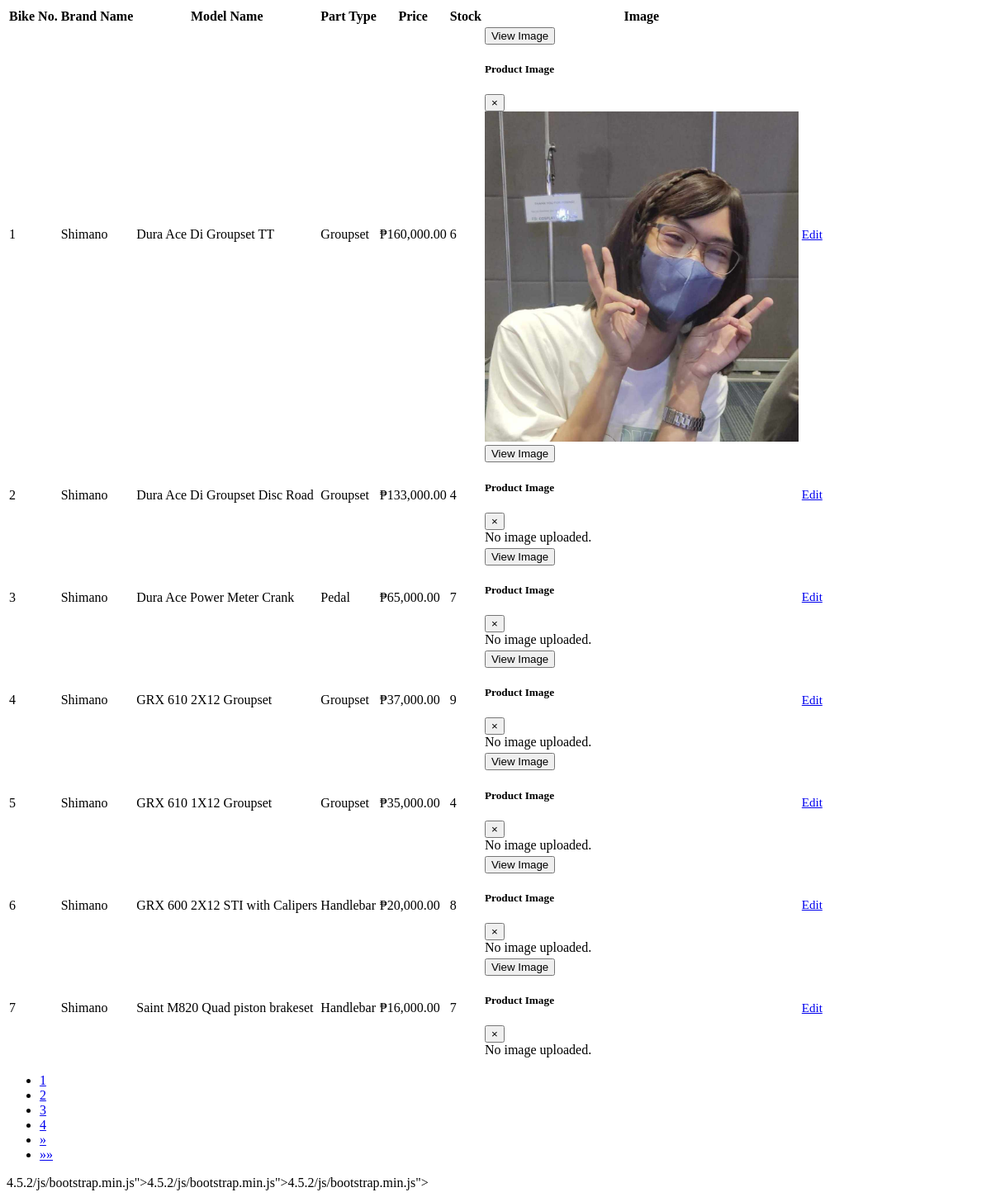
Page /modules/products_list.php on the committed database.
### tables this page shows
CREATE TABLE `bikes` (
  `id` int(10) NOT NULL,
  `brand` varchar(255) NOT NULL,
  `model` varchar(255) NOT NULL,
  `part` varchar(255) NOT NULL,
  `type` varchar(255) NOT NULL,
  `price` int(10) NOT NULL,
  `stock` int(10) NOT NULL,
  `image` varchar(255) NOT NULL
);

### modules/products_list.php (the view, shortened to what this page needs)
<?php
include("dbconi.php");
$items_per_page = 7;
$page = isset($_POST['pagenum']) ? (int)$_POST['pagenum'] : 1;
$offset = ($page - 1) * $items_per_page;
$search = isset($_POST['txtsearch']) ? mysqli_real_escape_string($dbc, $_POST['txtsearch']) : '';
$query = "SELECT * FROM bikes WHERE (brand LIKE '$search%' OR model LIKE '$search%' OR part LIKE '$search%') LIMIT $offset, $items_per_page";
$result = mysqli_query($dbc, $query);
$total_query = "SELECT COUNT(*) as total FROM bikes WHERE (brand LIKE '$search%' OR model LIKE '$search%' OR part LIKE '$search%')";
$total_result = mysqli_query($dbc, $total_query);
$total_row = mysqli_fetch_assoc($total_result);
$total_items = $total_row['total'];
$total_pages = ceil($total_items / $items_per_page);
$image_column = 'image';
if(mysqli_num_rows($result) > 0){
    echo '<table class="table table-striped">
        <thead>
            <tr>
                <th>Bike No.</th>
                <th>Brand Name</th>
                <th>Model Name</th>
                <th>Part Type</th>
                <th>Price</th>
                <th>Stock</th>
                <th>Image</th>
                <th></th>
            </tr>
        </thead>
        <tbody>';
    while($row = mysqli_fetch_array($result)){
        $img_id = 'imgModal' . $row['id'];
        $img_file = isset($row[$image_column]) ? basename($row[$image_column]) : '';
        $img_url = 'modules/uploads/' . rawurlencode($img_file);
        echo '<tr>
            <td>'.$row['id'].'</td>
            <td>'.$row['brand'].'</td>
            <td>'.$row['model'].'</td>
            <td>'.$row['part'].'</td>
            <td>₱'.number_format($row['price'], 2).'</td>
            <td>'.$row['stock'].'</td>
            <td>
                <button type="button" class="btn btn-info btn-sm" data-toggle="modal" data-target="#'.$img_id.'">
                    View Image
                </button>
                <div class="modal fade" id="'.$img_id.'" tabindex="-1" role="dialog" aria-labelledby="'.$img_id.'Label" aria-hidden="true">
                  <div class="modal-dialog modal-dialog-centered" role="document">
                    <div class="modal-content">
                      <div class="modal-header">
                        <h5 class="modal-title" id="'.$img_id.'Label">Product Image</h5>
                        <button type="button" class="close" data-dismiss="modal" aria-label="Close">
                          <span aria-hidden="true">&times;</span>
                        </button>
                      </div>
                      <div class="modal-body text-center">';
        if (!empty($img_file) && $img_file !== '.' && $img_file !== '..') {
            echo '<img src="'.$img_url.'" alt="Product Image" class="img-fluid" style="max-height:400px;"
                    onerror="this.style.display=\'none\'; this.nextElementSibling.style.display=\'block\';">
                  <span style="display:none;" class="text-danger">File not found: '.htmlspecialchars($img_file).'</span>';
        } else {
            echo '<span class="text-muted">No image uploaded.</span>';
        }
        echo '        </div>
                    </div>
                  </div>
                </div>
            </td>
            <td>
                <a href="./?page=items_edit&id='.$row['id'].'" class="btn btn-warning btnedit" id="btnedit">Edit</a>
            </td>
            </tr>';
    }
    echo '</tbody></table>';
    echo '<nav aria-label="Page navigation">
        <ul class="pagination justify-content-center">';
    for($i = 1; $i <= $total_pages; $i++){
        echo '<li class="page-item '.($i == $page ? 'active' : '').'">
            <a class="page-link" href="#" data-pagenum="'.$i.'">'.$i.'</a>
            </li>';
    }
    if($page < $total_pages){
        echo '<li class="page-item">
            <a class="page-link" href="#" data-pagenum="'.($page + 1).'" aria-label="Next">
                <span aria-hidden="true">&raquo;</span>
            </a>
            </li>';
    }
    if($page < $total_pages){
        echo '<li class="page-item">
            <a class="page-link" href="#" data-pagenum="'.$total_pages.'" aria-label="Last">
                <span aria-hidden="true">&raquo;&raquo;</span>
            </a>
            </li>';
    }
    echo '</ul></nav>';
} else {
    echo '<div class="alert alert-primary text-center" role="alert">No Product Records found!</div>';
}
?>
<script src="https://stackpath.bootstrapcdn.com/bootstrap/4.5.2/js/bootstrap.min.js"></script>4.5.2/js/bootstrap.min.js"></script>4.5.2/js/bootstrap.min.js"></script>4.5.2/js/bootstrap.min.js"></script>

### modules/products_list.php (style rules this page uses)
.btnedit:link { font-family: FuturaLight; border: 0px; border-radius: 100px; text-transform: capitalize; font-size: 15px; }
.btnedit { font-family: FuturaLight; font-size: 15px; border: 0px; border-radius: 100px; }

### rows in the picture
bikes: id "1", brand "Shimano", model "Dura Ace Di Groupset TT", part "Groupset", price "160,000.00", stock "6", image (picture)
bikes: id "2", brand "Shimano", model "Dura Ace Di Groupset Disc Road", part "Groupset", price "133,000.00", stock "4", shows "No image uploaded."
bikes: id "3", brand "Shimano", model "Dura Ace Power Meter Crank", part "Pedal", price "65,000.00", stock "7", shows "No image uploaded."
bikes: id "4", brand "Shimano", model "GRX 610 2X12 Groupset", part "Groupset", price "37,000.00", stock "9", shows "No image uploaded."
bikes: id "5", brand "Shimano", model "GRX 610 1X12 Groupset", part "Groupset", price "35,000.00", stock "4", shows "No image uploaded."
bikes: id "6", brand "Shimano", model "GRX 600 2X12 STI with Calipers", part "Handlebar", price "20,000.00", stock "8", shows "No image uploaded."
bikes: id "7", brand "Shimano", model "Saint M820 Quad piston brakeset", part "Handlebar", price "16,000.00", stock "7", shows "No image uploaded."
